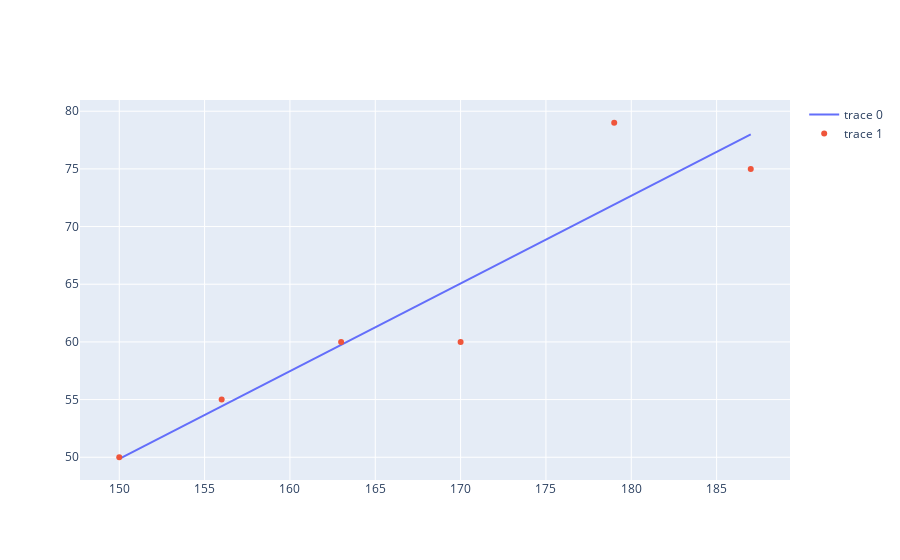

Notebook cell for this chart:
### Code cell
from scipy import stats
import numpy as np
import plotly.graph_objects as go
# df = px.data.tips()
# x = df['total_bill']
# y = df['tip']

x = [150,187,156,163,170,179]
y = [50,75,55,60,60,79]
slope, intercept, r_value, p_value, std_err = stats.linregress(x, y)
print(slope,intercept)
print(r_value)
print(p_value)
print(std_err)

x_line = np.linspace(min(x),max(x), 100)
y_line = slope * x_line + intercept
# Create the line object

data = go.Scatter(x=x, y=y,mode='markers')
regression = go.Scatter(x=x_line, y=y_line, mode='lines')
fig = go.Figure(data=[regression,data])
fig.show()
